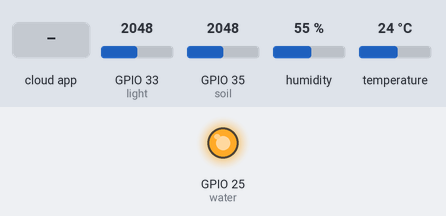
Simulated run of this sketch. Board: ESP32. On the bench: output pins drawn as LEDs (lit = HIGH). The inputs (shaded band) are chosen by the test bench; at power-on: GPIO 33 (light) = 2048, GPIO 35 (soil) = 2048, humidity 55 %, temperature 24 °C. WiFi joins after 1.5 s; servers stay silent unless stated; the Firebase database answers and starts empty; what the sketch prints to the serial monitor is not drawn.

Above: at 2.8 s.
2.9 s: the phone or cloud app sets relay_state to 1
At 3.8 s:
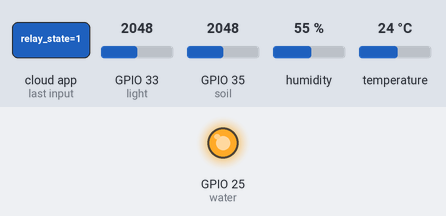
5.9 s: the phone or cloud app sets relay_state to 0
At 8.3 s:
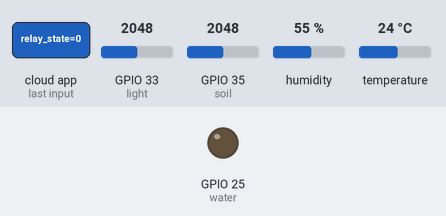
Timing chart, 0 to 9.8 s (numbered marks = the images above; inputs shaded):
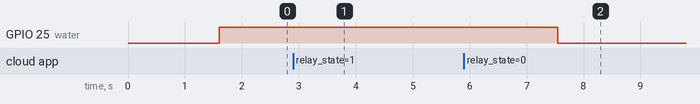

Measured:
- after the input at 2.9 s, GPIO 25 (water): stays HIGH (without the input it goes to LOW after 1.4 s)
- after the input at 5.9 s, GPIO 25 (water): HIGH → LOW after 1.7 s

The sketch:

irrigation_espcode.ino
```cpp
#include <Arduino.h>
#include <DHT11.h>
#include <WiFi.h>
#include <Firebase_ESP_Client.h>
#include "addons/TokenHelper.h"
#include "addons/RTDBHelper.h"

// Wi-Fi CONNECTION HOTSPOT
 const char* ssid = "Ioolia's iPhone";
 const char* password = "827sjiwiwo";

// Wi-Fi CONNECTION ACASA
// const char* ssid = "DIGI-tS2F";
// const char* password = "AmR5Pz3a64";


// DB CON
#define DATABASE_URL "https://plant-irrigation-system-3700f-default-rtdb.europe-west1.firebasedatabase.app/"
#define API_KEY "AIzaSyAvd9p0Nj025LAdqNjvgdnz6obkq4SZd5U"

// DEF PINI
#define DHTPIN 4
#define DHTTYPE DHT11
#define light 33
#define soil  35
#define water 25

WiFiClient wifiClient;

FirebaseData fbdo;
FirebaseAuth auth;
FirebaseConfig config;

DHT11 dht11(DHTPIN);
unsigned long sendDataPrevMillis = 0;
bool signupOK = false;

// init senzori
int air_temperature = 0;
int air_humidity = 0;

int soilValue = 0;
int brightness = 0;

bool relayState;

//salvez db path
String databasePath;


void setup_wifi() {
  delay(100);
  Serial.println();
  Serial.print("Connecting to ");
  Serial.println(ssid);
  WiFi.begin(ssid, password);

  while (WiFi.status() != WL_CONNECTED) {
    delay(500);
    Serial.print(".");
  }

  Serial.println("");
  Serial.println("WiFi connected");
}


void setup() {
  Serial.begin(115200);
  setup_wifi();

  config.api_key = API_KEY;
  config.database_url = DATABASE_URL;

  if(Firebase.signUp(&config, &auth, "", "")){
    Serial.println("signUp ok");
    signupOK = true;
  }
  else
  {
    Serial.printf("%s\n", config.signer.signupError.message.c_str());
  }

  config.token_status_callback = tokenStatusCallback;
  Firebase.begin(&config, &auth);
  Firebase.reconnectWiFi(true);

  databasePath = "Sensor";

  pinMode(soil, INPUT);
  pinMode(light, INPUT);
  pinMode(water, OUTPUT);
  //relayState=HIGH;
  relayState=true;
  if(relayState==true)
  {
    digitalWrite(water, HIGH);
  }
  else
  {
    digitalWrite(water,LOW);
  }
  dht11.setDelay(1000);


}


void loop() {
  // Read sensor data
  delay(1000);
  int result = dht11.readTemperatureHumidity(air_temperature,  air_humidity);
  delay(1000);
  brightness = analogRead(light);
  int value_brightness=map(brightness,4096,0,0,100);


  soilValue = analogRead(soil);
  int value_humidity_soil=map(soilValue,4096,0,0,300);


  //GET RELAY STATE FROM FB
  if (Firebase.ready() && signupOK) {
    if (Firebase.RTDB.getBool(&fbdo, databasePath + "/relay_state")) {
      relayState = fbdo.boolData();
      digitalWrite(water, relayState);
      Serial.print("Relay state read from Firebase: ");
      Serial.println(relayState ? "HIGH" : "LOW");
    } else {
      Serial.print("Failed to get relay state: ");
      Serial.println(fbdo.errorReason());
    }
  }


  // Send data to Firebase
  if(Firebase.ready() && signupOK && (millis() - sendDataPrevMillis > 5000 || sendDataPrevMillis == 0))
  {
    sendDataPrevMillis = millis();

    // Store sensor data in RTDB
    if(Firebase.RTDB.setInt(&fbdo, databasePath + "/air_temperature", air_temperature))
    {
      Serial.print("Temperature: ");
      Serial.println(air_temperature);
      Serial.println(" - successfully saved");
    }
    else
    {
      Serial.println(fbdo.errorReason());
    }

    if(Firebase.RTDB.setInt(&fbdo, databasePath + "/air_humidity", air_humidity))
    {
      Serial.print("Humidity: ");
      Serial.println(air_humidity);
      Serial.println(" - successfully saved");
    }
    else
    {
      Serial.println(fbdo.errorReason());
    }

    if(Firebase.RTDB.setInt(&fbdo, databasePath + "/soil_humidity", value_humidity_soil))
    {
      Serial.print("value_humidity_soil: ");
      Serial.println(value_humidity_soil);
      Serial.println(" - successfully saved");
    }
    else
    {
      Serial.println(fbdo.errorReason());
    }

    if(Firebase.RTDB.setInt(&fbdo, databasePath + "/value_brightness", value_brightness))
    {
      Serial.print("value_brightness: ");
      Serial.println(value_brightness);
      Serial.println(" - successfully saved");
    }
    else
    {
      Serial.println(fbdo.errorReason());
    }
  }
}
```
